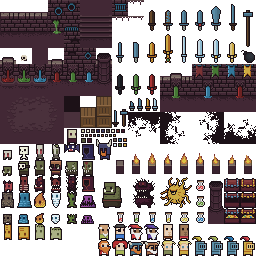
#> input picture tileset.png, 256 x 256 px
$ python gen_image.py
#> lines starting #> are read from the running program, lines starting #| are printed output that depends on the picture
from PIL import Image

TILE_SIZE = 16


def get_boundaries_by_pos(x, y=None):
    if y == None:
        y = x[1]
        x = x[0]
    left = x * TILE_SIZE
    top = y * TILE_SIZE
    return (left, top, left + TILE_SIZE, top + TILE_SIZE)


PLAIN = (2, 3)
SPACE = (4, 6)
FLOOR1 = (0, 2)
FLOOR2 = (1, 2)
FLOOR3 = (2, 2)
WALL1 = (0, 1)
WALL2 = (1, 1)
WALL3 = (2, 1)


def generate_tiles():
    tileset = Image.open("tileset.png")
    tiles = {}
    tiles["floor"] = tileset.crop(get_boundaries_by_pos(PLAIN))
    tiles["wall"] = tileset.crop(get_boundaries_by_pos(WALL2))
    tiles["space"] = tileset.crop(get_boundaries_by_pos(SPACE))
    return tiles


def image_from_array(arr):
    height = len(arr)
    width = len(arr[0])
    out = Image.new("RGB", (width * TILE_SIZE, height * TILE_SIZE), "purple")
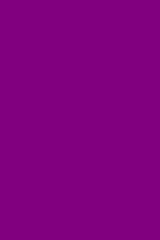
#> out: PIL image 32x48 RGB (shown 5 times larger); mean R, G, B 128, 0, 128
    tiles = generate_tiles()
#> in generate_tiles, tileset is the input picture: PIL image 256x256 RGBA; mean R, G, B, A 39.6, 29.9, 30.9, 140.9
#> tiles = 3 items

    for y in range(height):
        for x in range(width):
            el = arr[y][x]
            pos = (x * TILE_SIZE, y * TILE_SIZE)
            if el == 1:
                # Draw a wall
                out.paste(tiles["floor"], pos)
            elif el == 2:
                out.paste(tiles["wall"], pos)
            elif el == 0:
                out.paste(tiles["space"], pos)
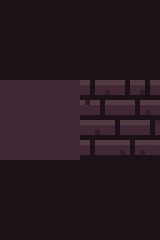
#> out: PIL image 32x48 RGB (shown 5 times larger); mean R, G, B 38.9, 23.9, 31.6

    out.save("out.png")


if __name__ == "__main__":
    arr = [[0, 0], [1, 2], [0, 0]]
    image_from_array(arr)
    # im = Image.open("tileset.png")
    # im = im.crop(get_boundaries_by_pos(WALL2))
    # im.save("out.png")
